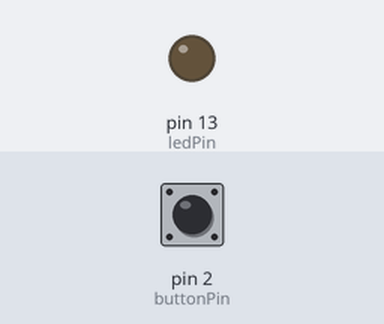
Recording of a sketch running on a simulated Arduino Uno, built with avr-gcc and run on an emulated ATmega328P. Parts: output pins drawn as LEDs (lit = HIGH). Dashed ring = blinking. Inputs (shaded band) come from the test bench; at power-on: pin 2 (buttonPin) HIGH.

Above: at 1.2 s.
1.3 s: pin 2 (buttonPin) pulled LOW for 0.15 s
At 2.1 s:
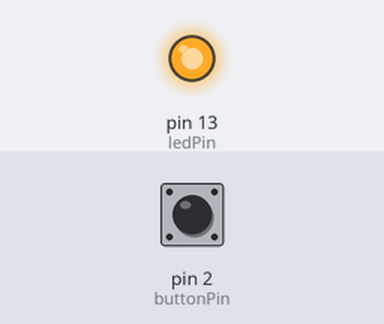
3.8 s: pin 2 (buttonPin) pulled LOW for 1 s
At 7.7 s:
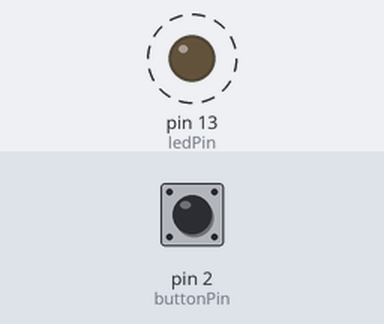
Timing chart, 0 to 9.2 s (numbered marks = the images above; inputs shaded):
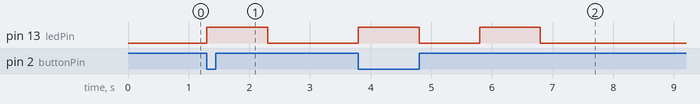

The sketch:

Homework.ino
```cpp
const int buttonPin = 2;
const int ledPin = 13;

int buttonState = HIGH;
int lastButtonState = HIGH;
int buttonPressCount = 0;

void setup() {
  pinMode(buttonPin, INPUT_PULLUP);
  pinMode(ledPin, OUTPUT);
  digitalWrite(ledPin, LOW);
}

void loop() {
  buttonState = digitalRead(buttonPin); // 讀取按鈕狀態

  // 如果按鈕由高到低的邊緣觸發
  if (buttonState == LOW && lastButtonState == HIGH) {
    buttonPressCount++; // 按鈕按下時次數加1
    performAction(); // 執行相應的動作
  }

  lastButtonState = buttonState; // 更新按鈕的上一個狀態
}

void performAction() {
  switch (buttonPressCount) {
    case 1:
      digitalWrite(ledPin, HIGH); // 點亮LED
      delay(1000); // 延遲1秒
      digitalWrite(ledPin, LOW); // 關閉LED
      break;
    case 2:
      for (int i = 0; i < 2; i++) {
        digitalWrite(ledPin, HIGH); // 點亮LED
        delay(1000); // 延遲1秒
        digitalWrite(ledPin, LOW); // 關閉LED
        delay(1000); // 延遲1秒
      }
      break;
    case 3:
      for (int i = 0; i < 3; i++) {
        digitalWrite(ledPin, HIGH); // 點亮LED
        delay(1000); // 延遲1秒
        digitalWrite(ledPin, LOW); // 關閉LED
        delay(1000); // 延遲1秒
      }
      break;
    case 4:
      digitalWrite(ledPin, LOW); // 關閉LED
      delay(5000); // 延遲5秒
      //digitalWrite(ledPin, HIGH); // 點亮LED
      //delay(300); // 延遲0.3秒
      //digitalWrite(ledPin, LOW); // 關閉LED
      buttonPressCount = 0;
      break;
  }
}

// 第1行 buttonPin 是连接到按钮的数字引脚。

// 第2行 ledPin 是连接到LED的数字引脚。

// 第3行 按鈕的初始狀態,初始为高電平（HIGH）。

// 第4行 按鈕的上一個狀態

// 第5行 按鈕按下的次數,一開始先設為0

// 第8行 setup 函数在Arduino啟動時運行,初始化的設置。

// 第9行  設置按鈕接腳為INPUT,並按下按鈕引腳設置為輸入模式,並啟用內部上拉電阻,避免按鈕沒按時誤觸發

// 第10行 設置LED接腳為OUTPUT

// 第11行 初始狀態關閉LED,設置為低電平(LED關閉)

// 第15行 digitalRead(buttonPin) 讀取到按钮引脚的状态，並將结果存在 buttonState 中。

// 18到21行 if 语句检查按钮是否由高電平轉為低電平（即，是否按下按钮）。
//如果按钮按下，buttonPressCount 增加1，並啟動 performAction() 函数裡的操作。

// 第23行 將 lastButtonState 更新當前按鈕案的次數的狀態,這樣 performAction 才可以準備下一次按鈕次數的操作

// 第26行 會因為buttonPressCount的數值,而啟動performAction()裡不同次數的操作
//像是如果數值是1,就啟動performAction()數值1裡的指令
//像是如果數值是2,就啟動performAction()數值2裡的指令

//第27行 用於根據buttonPressCount變數的值來執行不同的程式碼區塊。switch語句允許當道某個表達式的值，就會啟動當下那個值要做的事情
```

Measured:
- after the input at 1.3 s, pin 13 (ledPin): LOW → HIGH at once, → LOW 1.0 s later
- after the input at 3.8 s, pin 13 (ledPin): alternates HIGH for 1.0 s and LOW for 1.0 s, 4 changes in all, then stays LOW, starting at once
